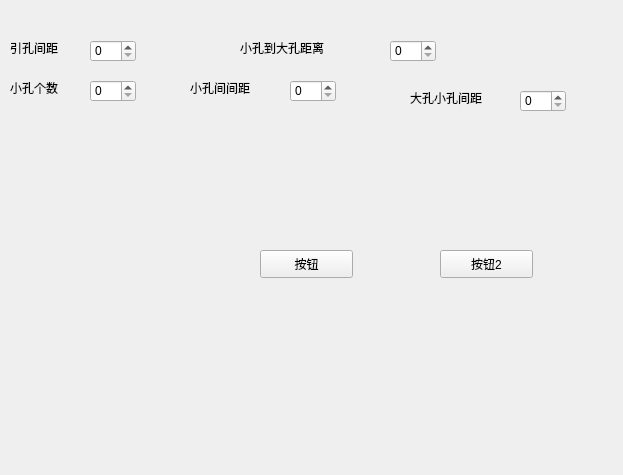
<?xml version="1.0" encoding="UTF-8"?>
<ui version="4.0">
 <class>Form</class>
 <widget class="QWidget" name="Form">
  <property name="geometry">
   <rect>
    <x>0</x>
    <y>0</y>
    <width>623</width>
    <height>475</height>
   </rect>
  </property>
  <property name="windowTitle">
   <string>Form</string>
  </property>
  <widget class="QPushButton" name="pushButto">
   <property name="geometry">
    <rect>
     <x>260</x>
     <y>250</y>
     <width>93</width>
     <height>28</height>
    </rect>
   </property>
   <property name="text">
    <string>按钮</string>
   </property>
  </widget>
  <widget class="QSpinBox" name="spinBox">
   <property name="geometry">
    <rect>
     <x>90</x>
     <y>40</y>
     <width>46</width>
     <height>22</height>
    </rect>
   </property>
  </widget>
  <widget class="QSpinBox" name="spinBox_2">
   <property name="geometry">
    <rect>
     <x>90</x>
     <y>80</y>
     <width>46</width>
     <height>22</height>
    </rect>
   </property>
  </widget>
  <widget class="QSpinBox" name="spinBox_3">
   <property name="geometry">
    <rect>
     <x>390</x>
     <y>40</y>
     <width>46</width>
     <height>22</height>
    </rect>
   </property>
  </widget>
  <widget class="QSpinBox" name="spinBox_4">
   <property name="geometry">
    <rect>
     <x>520</x>
     <y>90</y>
     <width>46</width>
     <height>22</height>
    </rect>
   </property>
  </widget>
  <widget class="QSpinBox" name="spinBox_5">
   <property name="geometry">
    <rect>
     <x>290</x>
     <y>80</y>
     <width>46</width>
     <height>22</height>
    </rect>
   </property>
  </widget>
  <widget class="QLabel" name="label">
   <property name="geometry">
    <rect>
     <x>10</x>
     <y>40</y>
     <width>72</width>
     <height>15</height>
    </rect>
   </property>
   <property name="text">
    <string>引孔间距</string>
   </property>
  </widget>
  <widget class="QLabel" name="label_2">
   <property name="geometry">
    <rect>
     <x>240</x>
     <y>40</y>
     <width>141</width>
     <height>16</height>
    </rect>
   </property>
   <property name="text">
    <string>小孔到大孔距离</string>
   </property>
  </widget>
  <widget class="QLabel" name="label_3">
   <property name="geometry">
    <rect>
     <x>10</x>
     <y>80</y>
     <width>72</width>
     <height>15</height>
    </rect>
   </property>
   <property name="text">
    <string>小孔个数</string>
   </property>
  </widget>
  <widget class="QLabel" name="label_4">
   <property name="geometry">
    <rect>
     <x>190</x>
     <y>80</y>
     <width>81</width>
     <height>16</height>
    </rect>
   </property>
   <property name="text">
    <string>小孔间间距</string>
   </property>
  </widget>
  <widget class="QLabel" name="label_5">
   <property name="geometry">
    <rect>
     <x>410</x>
     <y>90</y>
     <width>91</width>
     <height>16</height>
    </rect>
   </property>
   <property name="text">
    <string>大孔小孔间距</string>
   </property>
  </widget>
  <widget class="QPushButton" name="pushButto_2">
   <property name="geometry">
    <rect>
     <x>440</x>
     <y>250</y>
     <width>93</width>
     <height>28</height>
    </rect>
   </property>
   <property name="text">
    <string>按钮2</string>
   </property>
  </widget>
 </widget>
 <resources/>
 <connections/>
</ui>
